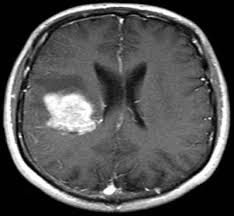
%> input picture Dataset/8.jpg, 234 x 216 px
$ octave --eval "Tumor_extraction;"   (GNU Octave 9; MATLAB toolbox functions it lacks are replaced by stand-ins)
%> lines starting %> are read from the running program, lines starting %| are printed output that depends on the picture; in (x1, y1, x2, y2) boxes, pixels count from 0 and x2, y2 are one past the last pixel; in counts of white or black regions, pixels touching at a corner belong together; the program's own positions count from 1
function Tumor_extraction


% In this project we propose a simple-to-implement and fast strategy for
% detection and extraction of brain tumors in Magnetic Resonance Imaging
% (MRI) of the brain. The proposed method consists of two steps. The first
% step is preprocessing of given MRI image using high-pass, low-pass and
% median filters and in the second step we use methods such as
% thresholding, watershed algorithm, and morphological operation. In the
% end our output? will be a tumor region that we can calculate its area and
% central point using morphological operations
%
% **********************************************************************
%
% Running this code will want you to :
%
% 1) select a Protocol number which is the extraction technique discussed
% in the report.
% 2) input image, which you want to extract the tumor area from it.
%
% **********************************************************************


%% Input

% Selecting the Protocol Number.

Font_size = get(0, 'DefaultUIControlFontSize');
set(0, 'DefaultUIControlFontSize', 14);
Protocol_num = menu('Choose a Protocol Number', '1', '2', '3');
%> the answer given: 1
set(0, 'DefaultUIControlFontSize', Font_size);

% Load the input file.

[I,path] = uigetfile('*.jpg','Select an input image');
%> the answer given: ../Dataset/8.jpg
str      = strcat(path,I);
img      = imread(str);
%> img is the input picture: size 216x234x3 uint8; min 0, max 255, mean 81

%% Section 1

% Calculating run-time of the code.

tic

% Convert the image into grayscale.

img = rgb2gray(img);
%> img: size 216x234 uint8

% Convert the image into double format.

img = im2double(img);
%> img: size 216x234 double

% Resize the image so that all the images have the same size.

img = imresize(img,[630 500]);
%> img: size 630x500 double

% Normalize all the images in [0,1] intensity values.

img = img - min(img(:));
img = img ./ max(img(:));

[m,n] = size(img);
%> m = 630; n = 500

% Applying a high-pass Laplacian filter.

h              = fspecial('laplacian');
Laplacian_mask = imfilter(img,h);
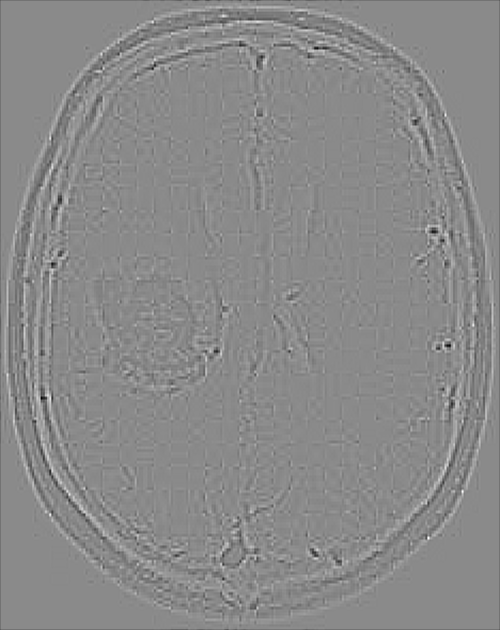
%> Laplacian_mask: size 630x500 double; min -0.222, max 0.187, mean -0.000272; drawn with min black and max white
img2           = img + (-1).*Laplacian_mask;
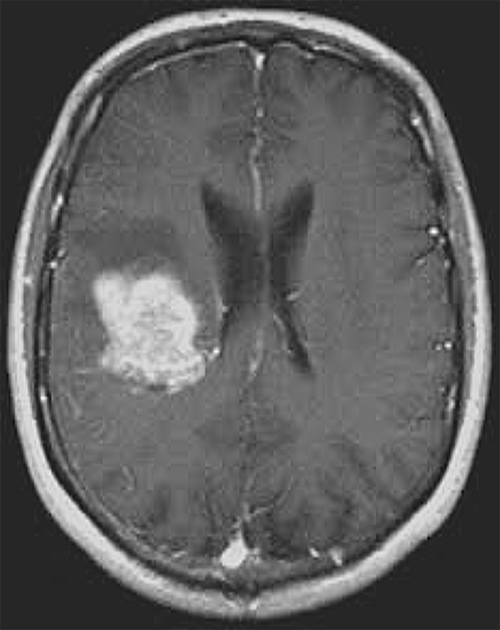
%> img2: size 630x500 double; min -0.163, max 1.17, mean 0.327; drawn with min black and max white

% Applying a Median fitler of size 3*3

img3 = medfilt2(img2,[3 3]);

% Normalizing the resultant image so to binarize it in the next step.

img4 = img3;
img4 = img4 - min(img4(:));
img4 = img4 ./ max(img4(:));

%% Section 2

% Binarizing the resultant image.

thresh = mean(img4(:));
%> thresh = 0.328
img5 = im2bw(img4, 1.75*thresh);
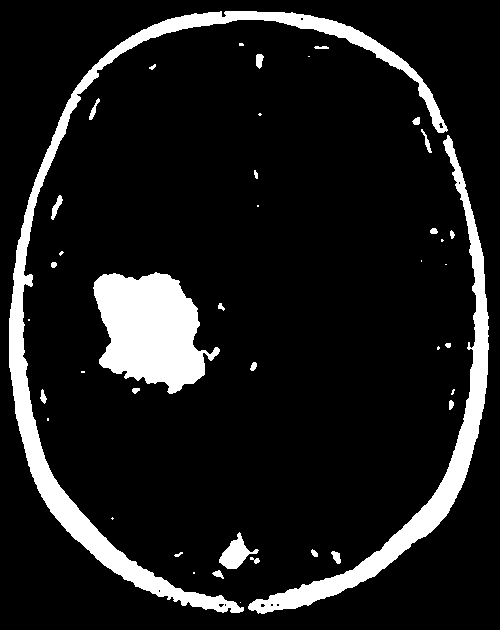
%> img5: size 630x500 logical; 11.2% white; 42 white regions (16 under 20 px), largest, box (x1, y1, x2, y2) and area: (9, 11, 448, 613) 14401, (93, 272, 220, 394) 9926, (248, 135, 489, 614) 9264

switch Protocol_num

        case 1

        % Defining Structuring Element
        se   = strel('disk',15);

        % Erosion
        img5_erode    = imerode(img5,se);
%> img5_erode: size 630x500 logical; 1.4% white; 1 white region, box (x1, y1, x2, y2) and area: (108, 288, 191, 373) 4544

        % Dilation
        img5_dilate   = imdilate(img5_erode,se);
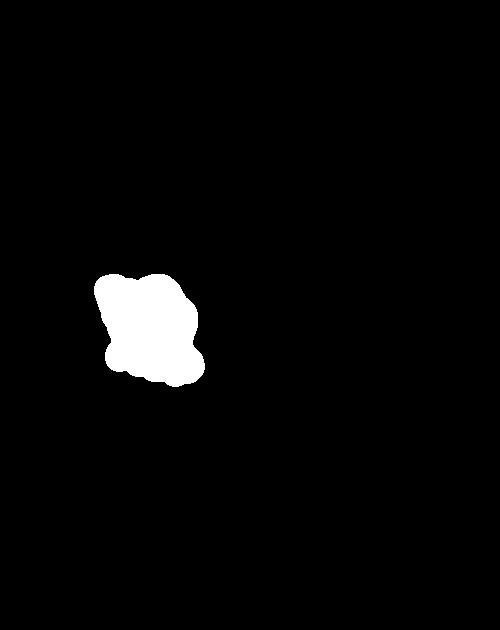
%> img5_dilate: size 630x500 logical; 3% white; 1 white region, box (x1, y1, x2, y2) and area: (94, 274, 205, 387) 9431

    case 2

        % Defining Structuring Element
        se   = strel('disk',15);

        % Opening by reconstruction
        img5_erode    = imerode(img5,se);
        img5_open_rec = imreconstruct(img5_erode,img5);

        % Closing by reconstruction
        img5_dilate    = imdilate(img5_open_rec,se);
        img5_close_rec = imreconstruct(imcomplement(img5_dilate),imcomplement(img5_open_rec));
        img5_close_rec = imcomplement(img5_close_rec);

    case 3


        % Extracting Connected Components
        CC = bwconncomp(img5);
        numOfPixels = cellfun(@numel,CC.PixelIdxList);

        % Calculating Area and Perimeter of each connected component
        stats_Area      = regionprops(CC,'Area');
        stats_Perimeter = regionprops(CC,'Perimeter');

        % Calculating Circularity of each connnected component
        Circularity = ([stats_Area.Area].*4.*pi) ./ ([stats_Perimeter.Perimeter].*[stats_Perimeter.Perimeter]+eps);

        % Excluding the components with numOfPixels under 5000 and
        % Circularity over 0.1.
        for i = 1 : length(numOfPixels)
            if numOfPixels(i) >= 5000 && Circularity(i) < 0.1
                numOfPixels_new(i) = 0;
            else
                numOfPixels_new(i) = numOfPixels(i);
            end
        end

        % Extracting the largest connected component which meets two
        % conditions defined above.
        [~,indexOfMax] = max(numOfPixels_new);
        biggest = zeros(size(img5));
        biggest(CC.PixelIdxList{indexOfMax}) = 1;

end
%% Plots

% Plotting the resultant images.

figure;
subplot(1,2,1);
imshow(img);
title('Original Image');
subplot(1,2,2);
imshow(img2);
title('Image + Laplacian mask');

figure;
subplot(1,2,1);
imshow(img3);
title('Image + Laplacian mask + Median filter');
subplot(1,2,2);
imshow(img5);
title('Binarized Image');

switch Protocol_num

    case 1

        figure;
        subplot(1,2,1);
        imshow(img5_erode);
        title('Erosion');
        subplot(1,2,2);
        imshow(img5_dilate);
        title('Eroded Image followed by Dilation');

    case 2

        figure;
        subplot(1,2,1);
        imshow(img5_open_rec);
        title('Opening by reconstruction');
        subplot(1,2,2);
        imshow(img5_close_rec);
        title('Closing by reconstruction');

    case 3

        figure;
        subplot(1,2,1);
        imshow(img5);
        title('Binarized Image');
        subplot(1,2,2);
        imshow(biggest);
        title('Tumor Extracted');

end

%% Boundary Extraction + Plot

% Extract the boundary of the tumor region.

switch Protocol_num
    case 1

        A    = bwboundaries(img5_dilate);
%> A = 1 boundary; box (x1, y1, x2, y2) and points: (94, 274, 205, 387) 353
        B    = A{1};
%> B = 353 rows, first 12: [287 95; 286 96; 285 96; 284 96; 283 97; 282 97; 281 98; 280 99; 279 100; 278 101; 278 102; 277 103]
        img6 = imfuse(img,img5_dilate);
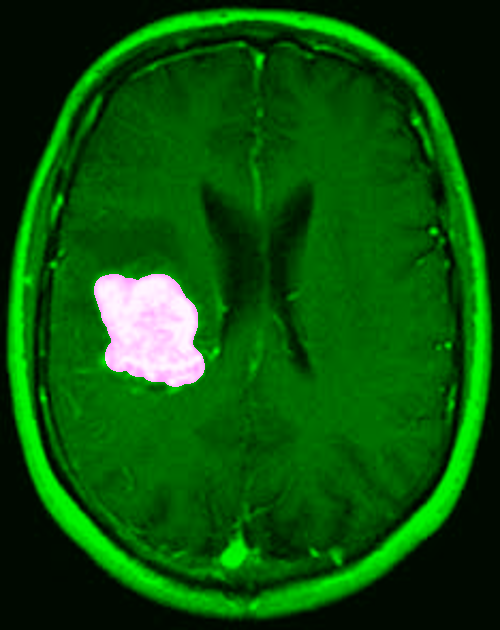
%> img6: size 630x500x3 uint8; mean R, G, B 7.6, 83.3, 7.6
        img6 = rgb2gray(img6);
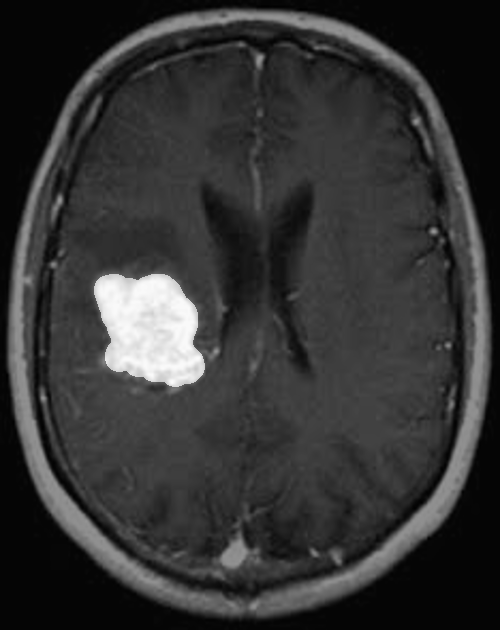
%> img6: size 630x500 uint8; min 0, max 251, mean 52
        img6 = im2double(img6);
%> img6: size 630x500 double

    case 2

        A    = bwboundaries(img5_close_rec);
        B    = A{1};
        img6 = imfuse(img,img5_close_rec);
        img6 = rgb2gray(img6);
        img6 = im2double(img6);

    case 3

        A = bwboundaries(biggest);
        B    = A{1};
        img6 = imfuse(img,biggest);
        img6 = rgb2gray(img6);
        img6 = im2double(img6);

end


% Plotting the boundary of the tumor region superimposed on original image.

figure;
subplot(1,2,1);
imshow(img);
title('Original image');
subplot(1,2,2);
imshow(img6);
title('Bright tumor area superimposed on the original image');
hold on
plot(B(:,2),B(:,1),'c:','Linewidth',2);

%% Calculation of Area and Centroid of each tumor + Plot

% Calculating Area and Centroid of the tumor regions using regionprops.

switch Protocol_num
    case 1

        s = regionprops(img5_dilate,'area');
%> s = 1 region; Area: 9431
        c = regionprops(img5_dilate,'centroid');
%> c = 1 region; Centroid: [150.6 329.2]

    case 2

        s = regionprops(img5_close_rec,'area');
        c = regionprops(img5_close_rec,'centroid');

    case 3

        s = regionprops(biggest,'area');
        c = regionprops(biggest,'centroid');

end

% Superimposing Centroid of the tumor region and it's Area on original
% image.

hold on
plot(c.Centroid(1),c.Centroid(2),'g+','Markersize',25);
message = sprintf('The area of tumor is equal to %0.2f %% of the image',100* s.Area/(m*n));
%> message = 'The area of tumor is equal to 2.99 % of the image'
%> `Tumor_extraction;`:
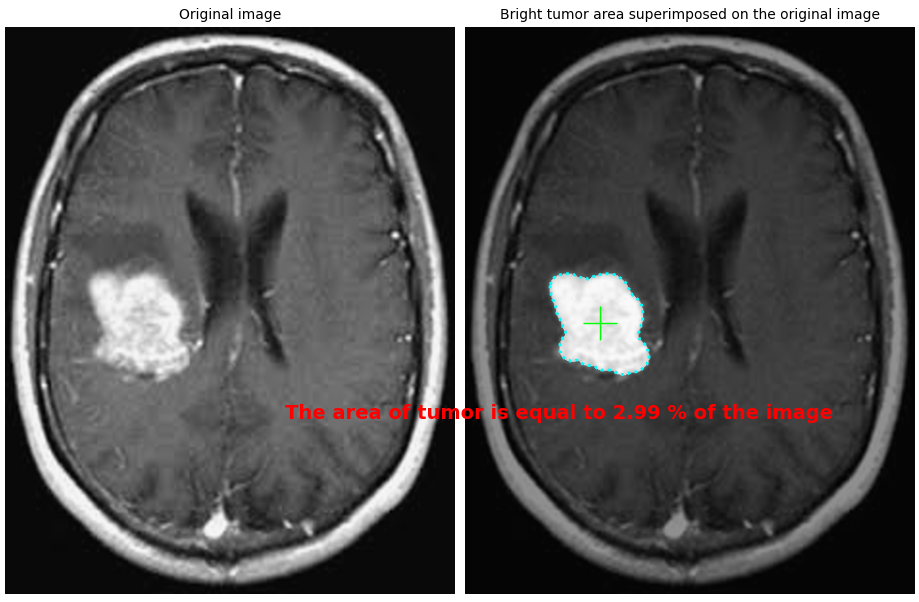
%> figure redrawn from the program's plot data, 2 panels
text(c.Centroid(1)-350,c.Centroid(2)+100,message,'color','red','Fontsize',14,'Fontweight','Bold');

toc

end
